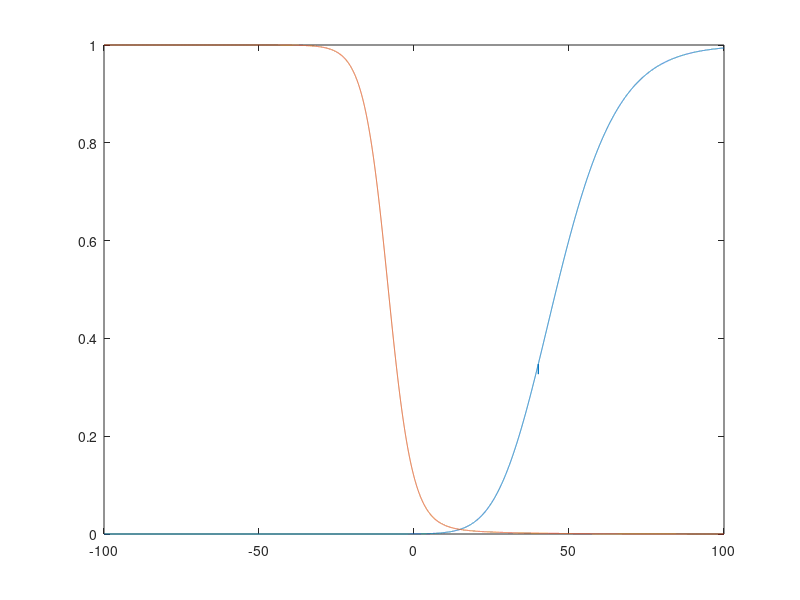
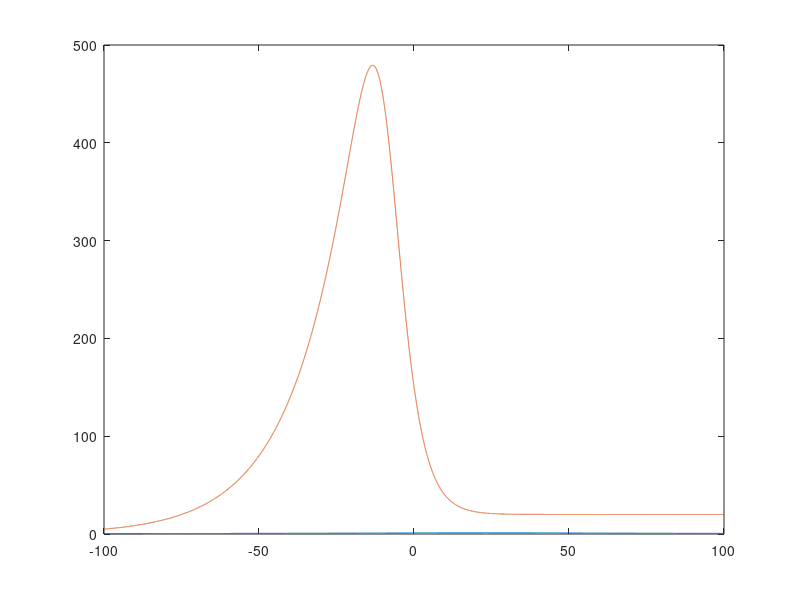

Reproduce these figures in MATLAB, in order.

% # A: A-current
% Traub 1991


%%
% IA
V=-100:0.01:100; V=V';

aalpha=0.02*(13.1-V) ./ (exp((13.1-V)/10)-1);
abeta = 0.0175*(V-40.1) ./ (exp((V-40.1)/10)-1);

balpha = 0.0016*exp((-13-V)./18);
bbeta = 0.05 ./ (1+exp((10.1-V)/5));


atau = 1./(aalpha + abeta);
btau = 1./(balpha + bbeta);


ainf = aalpha .* atau;
binf = balpha .* btau;


figure; plot(V,[ainf.^4 binf]);
figure; plot(V,[atau btau]);